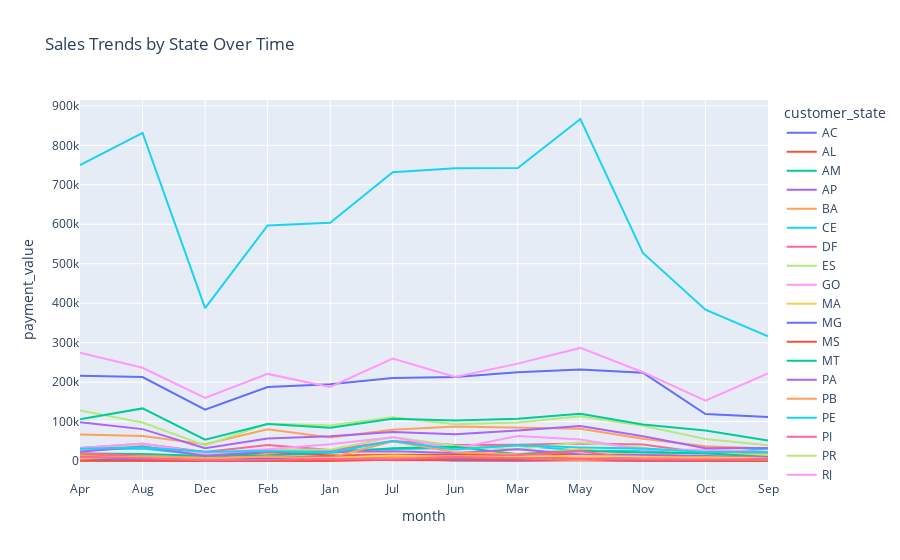

Notebook code for this chart:
### Markdown cell above
## 3.3 Multivariate Analysis

### Code cell
sales_trends = main_df.groupby(['month', 'customer_state'])['payment_value'].sum().reset_index()

# Visualization using Plotly
fig = px.line(sales_trends, x='month', y='payment_value', color='customer_state',
              title='Sales Trends by State Over Time')
fig.show()

### Figure 1 — Plotly figure (JSON) as saved in the notebook; plotly's stock layout.template omitted (floating-point values rounded to 4 significant figures)
{"data": [{"hovertemplate": "customer_state=AC<br>month=%{x}<br>payment_value=%{y}<extra></extra>", "legendgroup": "AC", "line": {"color": "#636efa", "dash": "solid"}, "marker": {"symbol": "circle"}, "mode": "lines", "name": "AC", "orientation": "v", "showlegend": true, "type": "scatter", "x": ["Apr", "Aug", "Dec", "Feb", "Jan", "Jul", "Jun", "Mar", "May", "Nov", "Oct", "Sep"], "xaxis": "x", "y": [1940.0, 1370.0, 1856.0, 1588.0, 2804.0, 5797.0, 1108.0, 694.9, 3326.0, 945.2, 914.2, 2029.0], "yaxis": "y"}, {"hovertemplate": "customer_state=AL<br>month=%{x}<br>payment_value=%{y}<extra></extra>", "legendgroup": "AL", "line": {"color": "#EF553B", "dash": "solid"}, "marker": {"symbol": "circle"}, "mode": "lines", "name": "AL", "orientation": "v", "showlegend": true, "type": "scatter", "x": ["Apr", "Aug", "Dec", "Feb", "Jan", "Jul", "Jun", "Mar", "May", "Nov", "Oct", "Sep"], "xaxis": "x", "y": [12860.0, 14430.0, 2681.0, 9017.0, 8123.0, 8328.0, 6401.0, 10300.0, 8753.0, 12310.0, 9518.0, 5030.0], "yaxis": "y"}, {"hovertemplate": "customer_state=AM<br>month=%{x}<br>payment_value=%{y}<extra></extra>", "legendgroup": "AM", "line": {"color": "#00cc96", "dash": "solid"}, "marker": {"symbol": "circle"}, "mode": "lines", "name": "AM", "orientation": "v", "showlegend": true, "type": "scatter", "x": ["Apr", "Aug", "Dec", "Feb", "Jan", "Jul", "Jun", "Mar", "May", "Nov", "Oct", "Sep"], "xaxis": "x", "y": [2056.0, 2186.0, 1132.0, 6251.0, 3418.0, 5649.0, 2064.0, 2867.0, 3514.0, 3001.0, 164.6, 2062.0], "yaxis": "y"}, {"hovertemplate": "customer_state=AP<br>month=%{x}<br>payment_value=%{y}<extra></extra>", "legendgroup": "AP", "line": {"color": "#ab63fa", "dash": "solid"}, "marker": {"symbol": "circle"}, "mode": "lines", "name": "AP", "orientation": "v", "showlegend": true, "type": "scatter", "x": ["Apr", "Aug", "Dec", "Feb", "Jan", "Jul", "Jun", "Mar", "May", "Nov", "Oct", "Sep"], "xaxis": "x", "y": [1439.0, 730.0, 724.4, 3090.0, 4433.0, 1906.0, 891.7, 1312.0, 2931.0, 967.1, 1697.0, 1245.0], "yaxis": "y"}, {"hovertemplate": "customer_state=BA<br>month=%{x}<br>payment_value=%{y}<extra></extra>", "legendgroup": "BA", "line": {"color": "#FFA15A", "dash": "solid"}, "marker": {"symbol": "circle"}, "mode": "lines", "name": "BA", "orientation": "v", "showlegend": true, "type": "scatter", "x": ["Apr", "Aug", "Dec", "Feb", "Jan", "Jul", "Jun", "Mar", "May", "Nov", "Oct", "Sep"], "xaxis": "x", "y": [67350.0, 63320.0, 42360.0, 80680.0, 59720.0, 79070.0, 87830.0, 84170.0, 81640.0, 56400.0, 37640.0, 31820.0], "yaxis": "y"}, {"hovertemplate": "customer_state=CE<br>month=%{x}<br>payment_value=%{y}<extra></extra>", "legendgroup": "CE", "line": {"color": "#19d3f3", "dash": "solid"}, "marker": {"symbol": "circle"}, "mode": "lines", "name": "CE", "orientation": "v", "showlegend": true, "type": "scatter", "x": ["Apr", "Aug", "Dec", "Feb", "Jan", "Jul", "Jun", "Mar", "May", "Nov", "Oct", "Sep"], "xaxis": "x", "y": [28950.0, 31690.0, 14430.0, 22530.0, 27270.0, 31040.0, 33400.0, 39910.0, 26420.0, 26360.0, 17760.0, 31280.0], "yaxis": "y"}, {"hovertemplate": "customer_state=DF<br>month=%{x}<br>payment_value=%{y}<extra></extra>", "legendgroup": "DF", "line": {"color": "#FF6692", "dash": "solid"}, "marker": {"symbol": "circle"}, "mode": "lines", "name": "DF", "orientation": "v", "showlegend": true, "type": "scatter", "x": ["Apr", "Aug", "Dec", "Feb", "Jan", "Jul", "Jun", "Mar", "May", "Nov", "Oct", "Sep"], "xaxis": "x", "y": [32810.0, 43600.0, 22970.0, 40840.0, 27720.0, 51040.0, 40600.0, 41220.0, 44590.0, 42100.0, 20350.0, 18070.0], "yaxis": "y"}, {"hovertemplate": "customer_state=ES<br>month=%{x}<br>payment_value=%{y}<extra></extra>", "legendgroup": "ES", "line": {"color": "#B6E880", "dash": "solid"}, "marker": {"symbol": "circle"}, "mode": "lines", "name": "ES", "orientation": "v", "showlegend": true, "type": "scatter", "x": ["Apr", "Aug", "Dec", "Feb", "Jan", "Jul", "Jun", "Mar", "May", "Nov", "Oct", "Sep"], "xaxis": "x", "y": [29270.0, 39920.0, 15160.0, 29550.0, 28490.0, 60910.0, 39100.0, 30770.0, 46900.0, 33450.0, 15750.0, 16460.0], "yaxis": "y"}, {"hovertemplate": "customer_state=GO<br>month=%{x}<br>payment_value=%{y}<extra></extra>", "legendgroup": "GO", "line": {"color": "#FF97FF", "dash": "solid"}, "marker": {"symbol": "circle"}, "mode": "lines", "name": "GO", "orientation": "v", "showlegend": true, "type": "scatter", "x": ["Apr", "Aug", "Dec", "Feb", "Jan", "Jul", "Jun", "Mar", "May", "Nov", "Oct", "Sep"], "xaxis": "x", "y": [33290.0, 44750.0, 20160.0, 30150.0, 42650.0, 60540.0, 31930.0, 63670.0, 54900.0, 28710.0, 28660.0, 22930.0], "yaxis": "y"}, {"hovertemplate": "customer_state=MA<br>month=%{x}<br>payment_value=%{y}<extra></extra>", "legendgroup": "MA", "line": {"color": "#FECB52", "dash": "solid"}, "marker": {"symbol": "circle"}, "mode": "lines", "name": "MA", "orientation": "v", "showlegend": true, "type": "scatter", "x": ["Apr", "Aug", "Dec", "Feb", "Jan", "Jul", "Jun", "Mar", "May", "Nov", "Oct", "Sep"], "xaxis": "x", "y": [14440.0, 13940.0, 8423.0, 17820.0, 15650.0, 17620.0, 10810.0, 18060.0, 29620.0, 15030.0, 22460.0, 12310.0], "yaxis": "y"}, {"hovertemplate": "customer_state=MG<br>month=%{x}<br>payment_value=%{y}<extra></extra>", "legendgroup": "MG", "line": {"color": "#636efa", "dash": "solid"}, "marker": {"symbol": "circle"}, "mode": "lines", "name": "MG", "orientation": "v", "showlegend": true, "type": "scatter", "x": ["Apr", "Aug", "Dec", "Feb", "Jan", "Jul", "Jun", "Mar", "May", "Nov", "Oct", "Sep"], "xaxis": "x", "y": [216200.0, 212800.0, 130200.0, 187400.0, 194900.0, 210200.0, 213200.0, 225100.0, 232300.0, 223800.0, 119100.0, 111450], "yaxis": "y"}, {"hovertemplate": "customer_state=MS<br>month=%{x}<br>payment_value=%{y}<extra></extra>", "legendgroup": "MS", "line": {"color": "#EF553B", "dash": "solid"}, "marker": {"symbol": "circle"}, "mode": "lines", "name": "MS", "orientation": "v", "showlegend": true, "type": "scatter", "x": ["Apr", "Aug", "Dec", "Feb", "Jan", "Jul", "Jun", "Mar", "May", "Nov", "Oct", "Sep"], "xaxis": "x", "y": [11130.0, 13550.0, 7467.0, 22920.0, 14350.0, 15570.0, 18480.0, 18200.0, 16550.0, 8468.0, 10550.0, 5927.0], "yaxis": "y"}, {"hovertemplate": "customer_state=MT<br>month=%{x}<br>payment_value=%{y}<extra></extra>", "legendgroup": "MT", "line": {"color": "#00cc96", "dash": "solid"}, "marker": {"symbol": "circle"}, "mode": "lines", "name": "MT", "orientation": "v", "showlegend": true, "type": "scatter", "x": ["Apr", "Aug", "Dec", "Feb", "Jan", "Jul", "Jun", "Mar", "May", "Nov", "Oct", "Sep"], "xaxis": "x", "y": [19387, 18180.0, 12580.0, 14690.0, 21120.0, 32220.0, 35960.0, 17380.0, 26240.0, 21860.0, 19920.0, 10320.0], "yaxis": "y"}, {"hovertemplate": "customer_state=PA<br>month=%{x}<br>payment_value=%{y}<extra></extra>", "legendgroup": "PA", "line": {"color": "#ab63fa", "dash": "solid"}, "marker": {"symbol": "circle"}, "mode": "lines", "name": "PA", "orientation": "v", "showlegend": true, "type": "scatter", "x": ["Apr", "Aug", "Dec", "Feb", "Jan", "Jul", "Jun", "Mar", "May", "Nov", "Oct", "Sep"], "xaxis": "x", "y": [23600.0, 36634, 13480.0, 23880.0, 23630.0, 24890.0, 20470.0, 29710.0, 16550.0, 15650.0, 12720.0, 8964.0], "yaxis": "y"}, {"hovertemplate": "customer_state=PB<br>month=%{x}<br>payment_value=%{y}<extra></extra>", "legendgroup": "PB", "line": {"color": "#FFA15A", "dash": "solid"}, "marker": {"symbol": "circle"}, "mode": "lines", "name": "PB", "orientation": "v", "showlegend": true, "type": "scatter", "x": ["Apr", "Aug", "Dec", "Feb", "Jan", "Jul", "Jun", "Mar", "May", "Nov", "Oct", "Sep"], "xaxis": "x", "y": [8765.0, 13620.0, 7477.0, 10970.0, 8515.0, 49910.0, 22480.0, 17380.0, 9541.0, 6241.0, 10350.0, 7642.0], "yaxis": "y"}, {"hovertemplate": "customer_state=PE<br>month=%{x}<br>payment_value=%{y}<extra></extra>", "legendgroup": "PE", "line": {"color": "#19d3f3", "dash": "solid"}, "marker": {"symbol": "circle"}, "mode": "lines", "name": "PE", "orientation": "v", "showlegend": true, "type": "scatter", "x": ["Apr", "Aug", "Dec", "Feb", "Jan", "Jul", "Jun", "Mar", "May", "Nov", "Oct", "Sep"], "xaxis": "x", "y": [30880.0, 34750.0, 23500.0, 25180.0, 21650.0, 51040.0, 29600.0, 39770.0, 34350.0, 31930.0, 22700.0, 22790.0], "yaxis": "y"}, {"hovertemplate": "customer_state=PI<br>month=%{x}<br>payment_value=%{y}<extra></extra>", "legendgroup": "PI", "line": {"color": "#FF6692", "dash": "solid"}, "marker": {"symbol": "circle"}, "mode": "lines", "name": "PI", "orientation": "v", "showlegend": true, "type": "scatter", "x": ["Apr", "Aug", "Dec", "Feb", "Jan", "Jul", "Jun", "Mar", "May", "Nov", "Oct", "Sep"], "xaxis": "x", "y": [19630.0, 12880.0, 3956.0, 11770.0, 11000.0, 11650.0, 9032.0, 14580.0, 24930.0, 3857.0, 5883.0, 3522.0], "yaxis": "y"}, {"hovertemplate": "customer_state=PR<br>month=%{x}<br>payment_value=%{y}<extra></extra>", "legendgroup": "PR", "line": {"color": "#B6E880", "dash": "solid"}, "marker": {"symbol": "circle"}, "mode": "lines", "name": "PR", "orientation": "v", "showlegend": true, "type": "scatter", "x": ["Apr", "Aug", "Dec", "Feb", "Jan", "Jul", "Jun", "Mar", "May", "Nov", "Oct", "Sep"], "xaxis": "x", "y": [128100.0, 97820.0, 39570.0, 94780.0, 90190.0, 111300.0, 93170.0, 97800.0, 113800.0, 89700.0, 56020.0, 39870.0], "yaxis": "y"}, {"hovertemplate": "customer_state=RJ<br>month=%{x}<br>payment_value=%{y}<extra></extra>", "legendgroup": "RJ", "line": {"color": "#FF97FF", "dash": "solid"}, "marker": {"symbol": "circle"}, "mode": "lines", "name": "RJ", "orientation": "v", "showlegend": true, "type": "scatter", "x": ["Apr", "Aug", "Dec", "Feb", "Jan", "Jul", "Jun", "Mar", "May", "Nov", "Oct", "Sep"], "xaxis": "x", "y": [274500.0, 236400.0, 159700.0, 220800.0, 187800.0, 259600.0, 213300.0, 246900.0, 286700.0, 225100.0, 152800.0, 222200.0], "yaxis": "y"}, {"hovertemplate": "customer_state=RN<br>month=%{x}<br>payment_value=%{y}<extra></extra>", "legendgroup": "RN", "line": {"color": "#FECB52", "dash": "solid"}, "marker": {"symbol": "circle"}, "mode": "lines", "name": "RN", "orientation": "v", "showlegend": true, "type": "scatter", "x": ["Apr", "Aug", "Dec", "Feb", "Jan", "Jul", "Jun", "Mar", "May", "Nov", "Oct", "Sep"], "xaxis": "x", "y": [9825.0, 9580.0, 4503.0, 5801.0, 7976.0, 14380.0, 10180.0, 10440.0, 12530.0, 11223, 7937.0, 7580.0], "yaxis": "y"}, {"hovertemplate": "customer_state=RO<br>month=%{x}<br>payment_value=%{y}<extra></extra>", "legendgroup": "RO", "line": {"color": "#636efa", "dash": "solid"}, "marker": {"symbol": "circle"}, "mode": "lines", "name": "RO", "orientation": "v", "showlegend": true, "type": "scatter", "x": ["Apr", "Aug", "Dec", "Feb", "Jan", "Jul", "Jun", "Mar", "May", "Nov", "Oct", "Sep"], "xaxis": "x", "y": [5413.0, 6866.0, 2541.0, 6315.0, 4505.0, 6640.0, 4960.0, 7383.0, 4439.0, 7447.0, 2478.0, 6228.0], "yaxis": "y"}, {"hovertemplate": "customer_state=RR<br>month=%{x}<br>payment_value=%{y}<extra></extra>", "legendgroup": "RR", "line": {"color": "#EF553B", "dash": "solid"}, "marker": {"symbol": "circle"}, "mode": "lines", "name": "RR", "orientation": "v", "showlegend": true, "type": "scatter", "x": ["Apr", "Feb", "Jan", "Jul", "Jun", "Mar", "May", "Nov", "Oct", "Sep"], "xaxis": "x", "y": [878.9, 492.8, 278.4, 3351.0, 2695.0, 2974.0, 707.6, 151.5, 594.2, 337.8], "yaxis": "y"}, {"hovertemplate": "customer_state=RS<br>month=%{x}<br>payment_value=%{y}<extra></extra>", "legendgroup": "RS", "line": {"color": "#00cc96", "dash": "solid"}, "marker": {"symbol": "circle"}, "mode": "lines", "name": "RS", "orientation": "v", "showlegend": true, "type": "scatter", "x": ["Apr", "Aug", "Dec", "Feb", "Jan", "Jul", "Jun", "Mar", "May", "Nov", "Oct", "Sep"], "xaxis": "x", "y": [105900.0, 133400.0, 54140.0, 94100.0, 84550.0, 107200.0, 102500.0, 107300.0, 120100.0, 92450.0, 77720.0, 52160.0], "yaxis": "y"}, {"hovertemplate": "customer_state=SC<br>month=%{x}<br>payment_value=%{y}<extra></extra>", "legendgroup": "SC", "line": {"color": "#ab63fa", "dash": "solid"}, "marker": {"symbol": "circle"}, "mode": "lines", "name": "SC", "orientation": "v", "showlegend": true, "type": "scatter", "x": ["Apr", "Aug", "Dec", "Feb", "Jan", "Jul", "Jun", "Mar", "May", "Nov", "Oct", "Sep"], "xaxis": "x", "y": [98270.0, 80910.0, 32480.0, 57390.0, 63080.0, 73430.0, 68030.0, 77430.0, 88810.0, 63030.0, 32560.0, 32920.0], "yaxis": "y"}, {"hovertemplate": "customer_state=SE<br>month=%{x}<br>payment_value=%{y}<extra></extra>", "legendgroup": "SE", "line": {"color": "#FFA15A", "dash": "solid"}, "marker": {"symbol": "circle"}, "mode": "lines", "name": "SE", "orientation": "v", "showlegend": true, "type": "scatter", "x": ["Apr", "Aug", "Dec", "Feb", "Jan", "Jul", "Jun", "Mar", "May", "Nov", "Oct", "Sep"], "xaxis": "x", "y": [5805.0, 11920.0, 6151.0, 11280.0, 4317.0, 7310.0, 10260.0, 7478.0, 2645.0, 7840.0, 6230.0, 3930.0], "yaxis": "y"}, {"hovertemplate": "customer_state=SP<br>month=%{x}<br>payment_value=%{y}<extra></extra>", "legendgroup": "SP", "line": {"color": "#19d3f3", "dash": "solid"}, "marker": {"symbol": "circle"}, "mode": "lines", "name": "SP", "orientation": "v", "showlegend": true, "type": "scatter", "x": ["Apr", "Aug", "Dec", "Feb", "Jan", "Jul", "Jun", "Mar", "May", "Nov", "Oct", "Sep"], "xaxis": "x", "y": [750000.0, 831500.0, 387400.0, 596900.0, 604100.0, 732000.0, 741800.0, 742743, 866700.0, 527400.0, 383500.0, 316200.0], "yaxis": "y"}, {"hovertemplate": "customer_state=TO<br>month=%{x}<br>payment_value=%{y}<extra></extra>", "legendgroup": "TO", "line": {"color": "#FF6692", "dash": "solid"}, "marker": {"symbol": "circle"}, "mode": "lines", "name": "TO", "orientation": "v", "showlegend": true, "type": "scatter", "x": ["Apr", "Aug", "Dec", "Feb", "Jan", "Jul", "Jun", "Mar", "May", "Nov", "Oct", "Sep"], "xaxis": "x", "y": [10670.0, 7383.0, 1986.0, 4376.0, 5436.0, 4436.0, 10550.0, 6841.0, 6356.0, 4251.0, 3171.0, 4845.0], "yaxis": "y"}], "layout": {"legend": {"title": {"text": "customer_state"}, "tracegroupgap": 0}, "title": {"text": "Sales Trends by State Over Time"}, "xaxis": {"anchor": "y", "domain": [0, 1], "title": {"text": "month"}}, "yaxis": {"anchor": "x", "domain": [0, 1], "title": {"text": "payment_value"}}}}
